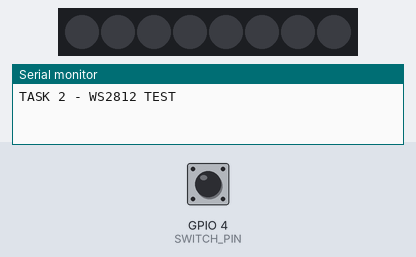
Bench run of a program on a simulated ESP32. On the bench: 8 RGB LEDs in strip order, left to right, the last lines printed to the serial monitor. Inputs (shaded band) come from the test bench; at power-on: GPIO 4 (SWITCH_PIN) HIGH. Dim RGB values are drawn brighter than linear.

Above: at 1.2 s.
1.3 s: GPIO 4 (SWITCH_PIN) pulled LOW for 0.15 s
At 2.3 s:
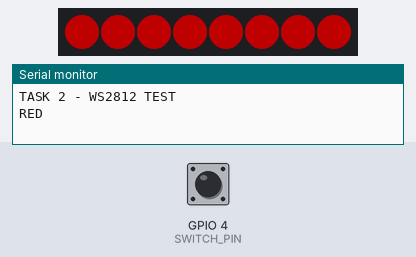
2.9 s: GPIO 4 (SWITCH_PIN) pulled LOW for 1 s
At 3.5 s:
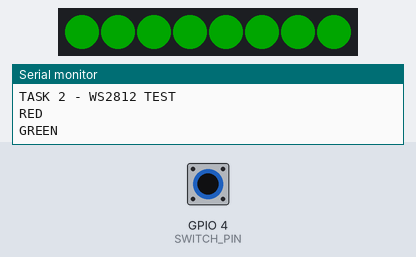
5.4 s: GPIO 4 (SWITCH_PIN) pulled LOW for 0.15 s
At 6.6 s:
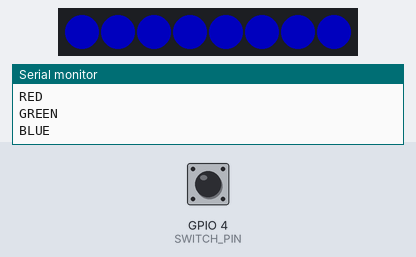
7.0 s: GPIO 4 (SWITCH_PIN) pulled LOW for 3.2 s
At 7.8 s:
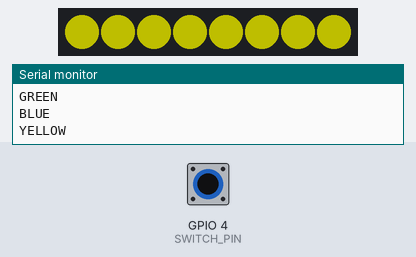
11.7 s: GPIO 4 (SWITCH_PIN) pulled LOW for 0.15 s
At 12.6 s:
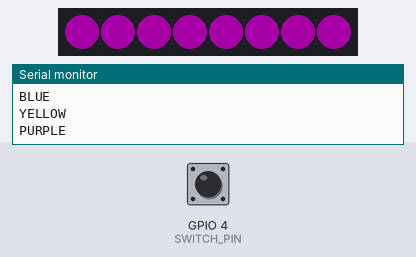
13.3 s: GPIO 4 (SWITCH_PIN) pulled LOW for 1 s
At 13.8 s:
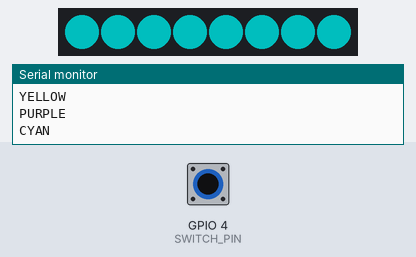
Timing chart, 0 to 16.3 s (numbered marks = the images above; inputs shaded):
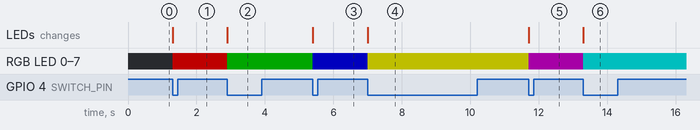

Measured:
- after the input at 1.3 s, RGB LED 0–7: off → RGB(80, 0, 0) at once; the LEDs: change at once (image 1)
- after the input at 2.9 s, RGB LED 0–7: RGB(80, 0, 0) → RGB(0, 40, 0) at once; the LEDs: change at once (image 2)
- after the input at 5.4 s, RGB LED 0–7: RGB(0, 40, 0) → RGB(0, 0, 80) at once; the LEDs: change at once (image 3)
- after the input at 7.0 s, RGB LED 0–7: RGB(0, 0, 80) → RGB(80, 80, 0) at once; the LEDs: change at once (image 4)
- after the input at 11.7 s, RGB LED 0–7: RGB(80, 80, 0) → RGB(40, 0, 40) at once; the LEDs: change at once (image 5)
- after the input at 13.3 s, RGB LED 0–7: RGB(40, 0, 40) → RGB(0, 80, 80) at once; the LEDs: change at once (image 6)

The program:

main.cpp
```cpp
#include <Arduino.h>
#include <FastLED.h>

#define SWITCH_PIN 4
#define WS2812_PIN 5
#define NUM_LEDS   8

CRGB leds[NUM_LEDS];

int state = 0;
int lastButtonState = HIGH;

void setup()
{
    Serial.begin(115200);

    // Switch
    pinMode(SWITCH_PIN, INPUT_PULLUP);

    // WS2812
    FastLED.addLeds<WS2812B, WS2812_PIN, GRB>(leds, NUM_LEDS);

    FastLED.setBrightness(80);

    // Start with all LEDs OFF
    fill_solid(leds, NUM_LEDS, CRGB::Black);
    FastLED.show();

    Serial.println("TASK 2 - WS2812 TEST");
}

void loop()
{
    int buttonState = digitalRead(SWITCH_PIN);

    // Detect button press
    if (lastButtonState == HIGH && buttonState == LOW)
    {
        state++;

        // Press 1 - RED
        if (state == 1)
        {
            fill_solid(leds, NUM_LEDS, CRGB::Red);
            Serial.println("RED");
        }

        // Press 2 - GREEN
        else if (state == 2)
        {
            fill_solid(leds, NUM_LEDS, CRGB::Green);
            Serial.println("GREEN");
        }

        // Press 3 - BLUE
        else if (state == 3)
        {
            fill_solid(leds, NUM_LEDS, CRGB::Blue);
            Serial.println("BLUE");
        }

        // Press 4 - YELLOW
        else if (state == 4)
        {
            fill_solid(leds, NUM_LEDS, CRGB::Yellow);
            Serial.println("YELLOW");
        }

        // Press 5 - PURPLE
        else if (state == 5)
        {
            fill_solid(leds, NUM_LEDS, CRGB::Purple);
            Serial.println("PURPLE");
        }

        // Press 6 - CYAN
        else if (state == 6)
        {
            fill_solid(leds, NUM_LEDS, CRGB::Cyan);
            Serial.println("CYAN");
        }

        // Press 7 - OFF
        else if (state == 7)
        {
            fill_solid(leds, NUM_LEDS, CRGB::Black);
            Serial.println("ALL LEDs OFF");

            state = 0;
        }

        // Send color to LEDs
        FastLED.show();

        // Button debounce
        delay(200);
    }

    lastButtonState = buttonState;
}
```
